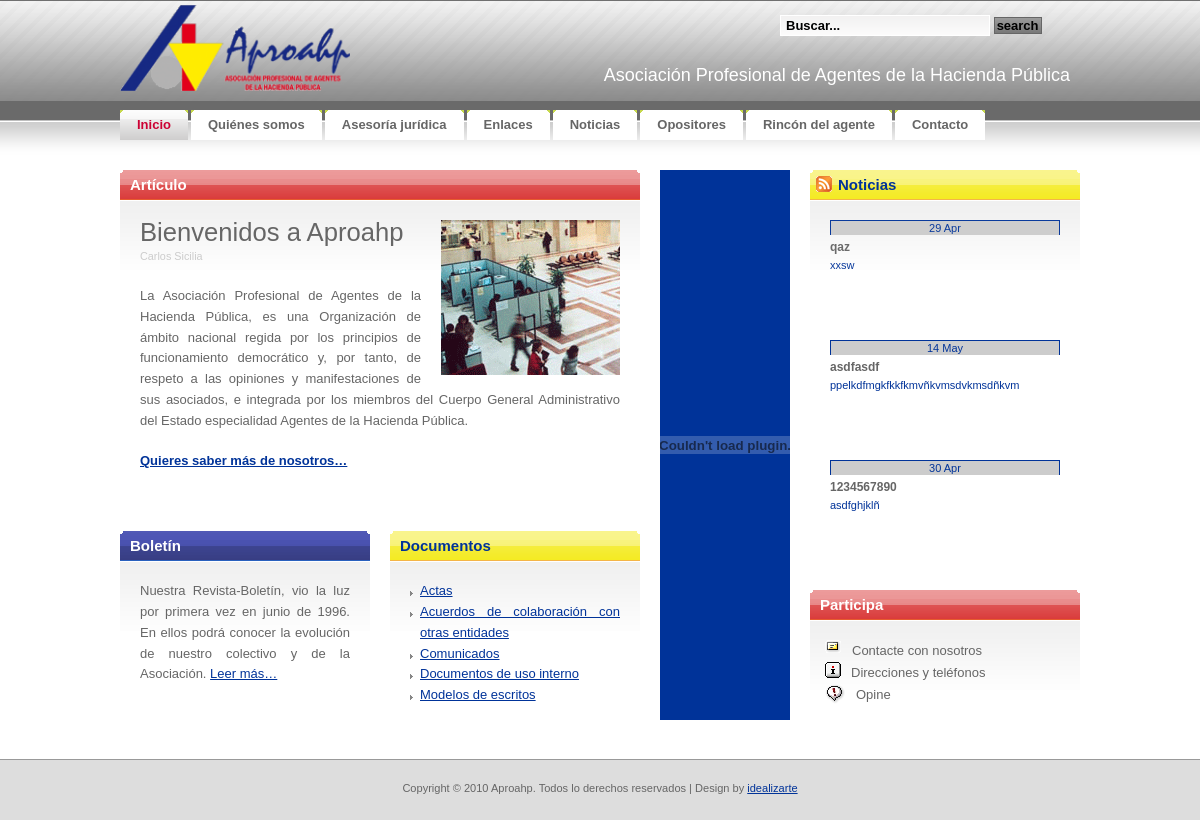
The page / on the database its author committed.
### tables this page shows
CREATE TABLE IF NOT EXISTS `tbl_categorias` (
  `CAT_ID` bigint(20) NOT NULL AUTO_INCREMENT,
  `CAT_Visible` tinyint(1) NOT NULL,
  `CAT_Nombre` varchar(50) NOT NULL,
  `CAT_Comentarios` varchar(200) NOT NULL,
  UNIQUE KEY `ID` (`CAT_ID`)
);

CREATE TABLE IF NOT EXISTS `tbl_noticias` (
  `NOT_ID` bigint(20) NOT NULL AUTO_INCREMENT,
  `NOT_FECHA` timestamp NOT NULL DEFAULT CURRENT_TIMESTAMP,
  `NOT_Autor` bigint(20) NOT NULL,
  `NOT_Titulo` varchar(50) NOT NULL,
  `NOT_resumen` varchar(500) NOT NULL,
  `NOT_texto` text NOT NULL,
  PRIMARY KEY (`NOT_ID`)
);

### lib/siteconfig.php (called while the page is built, shortened)
<?php
	$base_url ="http://localhost/~pdgarcia/aproahp";
	function neat_trim($str, $n, $delim='...') {
		$len = strlen($str);
		if ($len > $n) {
			preg_match('/(.{' . $n . '}.*?)\b/', $str, $matches);
			return rtrim($matches[1]) . $delim;
		}
		else {
			return $str;
		}
	}
?>

### index.php (the view, shortened to what this page needs)
<!DOCTYPE html PUBLIC "-//W3C//DTD XHTML 1.0 Strict//EN" "http://www.w3.org/TR/xhtml1/DTD/xhtml1-strict.dtd">
<html xmlns="http://www.w3.org/1999/xhtml">
<head>
<link rel="stylesheet" href="css/reset.css"   type="text/css" media="screen" title="no title" charset="utf-8" />
<link rel="stylesheet" href="css/aproahp.css" type="text/css" media="screen" title="no title" charset="utf-8" />
</head>
<body>
<div id="container">
<?php require("header.php");?>
	<div id="content">
		<div id="feature" class="box-red">
			<h2 class="section"><b>Artículo</b></h2>
			<div class="content"><img src="images/foto_ins.gif" width="179" height="155" alt="Foto Ins"class="right" />
			<h1>Bienvenidos a Aproahp</h1>
			<p class="byline"><small>Carlos Sicilia</small></p>
			<p>La Asociación Profesional de Agentes de la Hacienda Pública, es una Organización de ámbito nacional regida por los principios de funcionamiento democrático y, por tanto, de respeto a las opiniones y manifestaciones de sus asociados, e integrada por los miembros del Cuerpo General Administrativo del Estado especialidad Agentes de la Hacienda Pública.</p>
			<p><a href="#"><strong>Quieres saber más de nosotros&hellip;</strong></a></p>
			</div>
		</div>
		<div class="two-cols">
			<div class="box-blue col-one">
				<h2 class="section"><b>Boletín</b></h2>
				<div class="content">
					<p>Nuestra Revista-Boletín, vio la luz por primera vez en junio de 1996.
					En ellos podrá
					conocer la evolución de nuestro colectivo y de la Asociación. <a href="boletin/boletin.php">Leer más&hellip;</a></p>
				</div>
			</div>
			<div class="box-yellow col-two">
				<h2 class="section"><b>Documentos</b></h2>
				<div class="content">
					<ul class="list">
						<?php
							require_once("lib/siteconfig.php");
							$cat_result=mysql_query("SELECT * FROM tbl_categorias ORDER BY cat_nombre;");
							for ($x = 0, $numrows = mysql_num_rows($cat_result); $x < $numrows; $x++) {
								$row = mysql_fetch_assoc($cat_result);
								echo "<li><a href='rinconagente/documentos.php?catid=".$row["CAT_ID"]."'>". $row["CAT_Nombre"]."</a></li>";
							}
						?>
					</ul>
				</div>
			</div>
		</div>
	</div>
	<div id="sidebar">
		<div class="col-one">
			<object classid="clsid:d27cdb6e-ae6d-11cf-96b8-444553540000" codebase="http://fpdownload.macromedia.com/pub/shockwave/cabs/flash/swflash.cab#version=5,0,0,0" width="130" height="550" id="banner_aproahp" align="middle">
			<embed src="images/banner_aproahp.swf" quality="high" bgcolor="#FFFFFF" width="130" height="550" name="banner_aproahp" align="middle" allowScriptAccess="sameDomain" type="application/x-shockwave-flash" pluginspage="http://www.macromedia.com/go/getflashplayer">
			</object>
		</div>
		<div class="col-two">
			<div class="box-noticias">
				<h2 class="section"><a href="rssnoticias.php"><img src="images/rsslogo16x16.gif" id="rssicon" width="16" height="16" alt="RSS Noticias"></a><b>Noticias</b></h2>
				<div class="content">
					<div class="news">
						<ul id="spy">
						<?php include("data.php");?>
						</ul>
					</div>
				</div>
			</div>
			<div class="box-red">
				<h2 class="section"><b>Participa</b></h2>
				<div class="small">
						<p><a href="contacto/contacto.php"><img src="images/iconitos_14.gif" width="17" height="14" alt="Iconitos 14" class="izda">Contacte con nosotros</a><br/>
						<a href="contacto/contacto.php"><img src="images/iconitos_09.gif" width="16" height="16" alt="Iconitos 09" class="izda">Direcciones y teléfonos</a><br/>
						<a href="rinconagente/rinconagente.php"><img src="images/iconitos_07.gif" width="21" height="21" alt="Iconitos 07" class="izda">Opine</a><br/>
				</div>
			</div>
		</div>
	</div>
	<div style="clear: both;">&nbsp;</div>
</div>
</body>
</html>

### data.php
<?php
	require_once("lib/siteconfig.php");
	$noticias_page = $base_url . "/noticias/noticias.php";
	$not_result = mysql_query("SELECT * FROM tbl_noticias,tbl_users WHERE NOT_Autor=USR_ID AND DATE(`NOT_FECHA`) <= DATE( NOW( ) ) ORDER BY NOT_FECHA DESC LIMIT 0,5;");
	for ($x = 0, $numrows = mysql_num_rows($not_result); $x < $numrows && $x < $numrows ; $x++) {
		$row = mysql_fetch_assoc($not_result);
		$datetime = date("d M", strtotime($row["NOT_FECHA"]));
		echo "<li><a href=".$noticias_page."?noticia=".$row["NOT_ID"]." >";
		echo "<div class=noticiafecha>".$datetime."</div>";
		echo "<div class=noticiatitulo>".$row["NOT_Titulo"]."</div>";
		echo "<div class=noticiaresumen>".neat_trim($row["NOT_resumen"],100)."</div>";
		echo "</a></li>";
	}
?>

### css/aproahp.css (style rules this page uses)
* { margin: 0; padding: 0; }
ul,li { list-style-type: none; }
body, th { background: #FFFFFF url(../images/img01.gif) repeat-x; font-family: Verdana, Arial, Helvetica, sans-serif; font-size: 13px; color: #666666; }
h1, h2 { font-family: "Trebuchet MS", Arial, Helvetica, sans-serif; font-weight: normal; }
h1 { font-size: 197%; }
h2 { font-size: 167%; color:#ffffff; }
p, ul, ol { margin-bottom: 1.5em; line-height: 1.6em; }
p { color:#666666; }
ul { list-style: none; }
ul li { padding-left: 10px; background: url(../images/img16.gif) no-repeat 0px 10px; }
a:link { color: #003399; }
img { border: none; }
img.izda { float:left; margin-right:10px; }
img.right { float: right; margin: 0 0 10px 20px; }
.byline { color: #CCCCCC; }
.col-one { float: left; }
.col-two { float: right; }
.two-cols .col-one, .two-cols .col-two { width: 250px; }
.small p { font-size:100%; line-height: 22px; margin-top:20px; margin-left:15px; }
.small a { color:#666666; text-decoration:none; }
.box-red { background: url(../images/img09.gif) repeat-x; }
.box-red .section { background: url(../images/img11.gif) no-repeat right top; color: #FFFFFF; }
.box-red .section b { display: block; height: 23px; padding: 7px 0 0 10px; background: url(../images/img10.gif) no-repeat; font-size:15px; }
.box-red .content { padding: 20px; }
.box-blue { background: url(../images/img13.gif) repeat-x; }
.box-blue .section { background: url(../images/img15.gif) no-repeat right top; color: #ffffff; }
.box-blue .section b { display: block; height: 23px; padding: 7px 0 0 10px; background: url(../images/img14.gif) no-repeat; font-size:15px; }
.box-blue .content { padding: 20px; }
.box-yellow { background: url(../images/img17.gif) repeat-x; }
.box-yellow .section { background: url(../images/img19.gif) no-repeat right top; color: #003399; }
.box-yellow .section b { display: block; height: 23px; padding: 7px 0 0 10px; background: url(../images/img18.gif) no-repeat; font-size:15px; }
.box-yellow .content { padding: 20px; }
.box-noticias { background: url(../images/img17.gif) repeat-x; height:420px; }
.box-noticias .section { background: url(../images/img19.gif) no-repeat right top; color: #003399; }
.box-noticias .section b { display: block; height: 23px; padding: 7px 0 0 10px; background: url(../images/img18.gif) no-repeat; font-size:15px; }
.box-noticias .content { padding: 20px; }
#container { width: 960px; padding: 0px 0px 0px 0px; margin:0 auto; text-align:justify; }
#content { float: left; width: 520px; }
#feature { margin-bottom: 20px; }
#sidebar { float: right; width: 420px; }
#sidebar .col-one { width: 130px; height:550px; background:#003399; }
#sidebar .col-two { width: 270px; }
#footer { height:20px; padding: 20px; background: #DDDDDD; border-top: 1px solid #999999; }
#footer p { margin: 0; text-align: center; font-size: 85%; }
ul#spy li { list-style: none; background: none; padding: 0; cursor: pointer; height:120px; }
#spy a { text-decoration: none; }
.noticiafecha { background-color: rgb(204, 204, 204); padding: 1px 0px; border-width: 1px 1px medium; border-style: solid solid none; border-color: rgb(255, 255, 0) rgb(255, 255, 0) -moz-use-text-color; color: rgb(0, 51, 153); font: 11px Arial; text-align: center; margin-bottom: 5px; }
.noticiatitulo { width: 135px; margin-bottom: 5px; word-wrap: break-word; line-height: 1; font: bold 12px arial; color: rgb(102, 102, 102); }
.noticiaresumen { font: 11px Arial; margin-bottom: 15px; }
#rssicon { float:left; padding: 6px; }

### rows shown on the page
tbl_categorias: CAT_Nombre "Actas"
tbl_categorias: CAT_Nombre "Acuerdos de colaboración con otras entidades"
tbl_categorias: CAT_Nombre "Comunicados"
tbl_categorias: CAT_Nombre "Documentos de uso interno"
tbl_categorias: CAT_Nombre "Modelos de escritos"
tbl_noticias: NOT_FECHA "14 May", NOT_Titulo "asdfasdf", NOT_resumen "ppelkdfmgkfkkfkmvñkvmsdvkmsdñkvm"
tbl_noticias: NOT_FECHA "30 Apr", NOT_Titulo "1234567890", NOT_resumen "asdfghjklñ"
tbl_noticias: NOT_FECHA "29 Apr", NOT_Titulo "qaz", NOT_resumen "xxsw"

### other values the page prints
$item['Name'] "Inicio"
$item['Name'] "Quiénes somos"
$item['Name'] "Asesoría jurídica"
$item['Name'] "Enlaces"
$item['Name'] "Noticias"
$item['Name'] "Opositores"
$item['Name'] "Rincón del agente"
$item['Name'] "Contacto"
